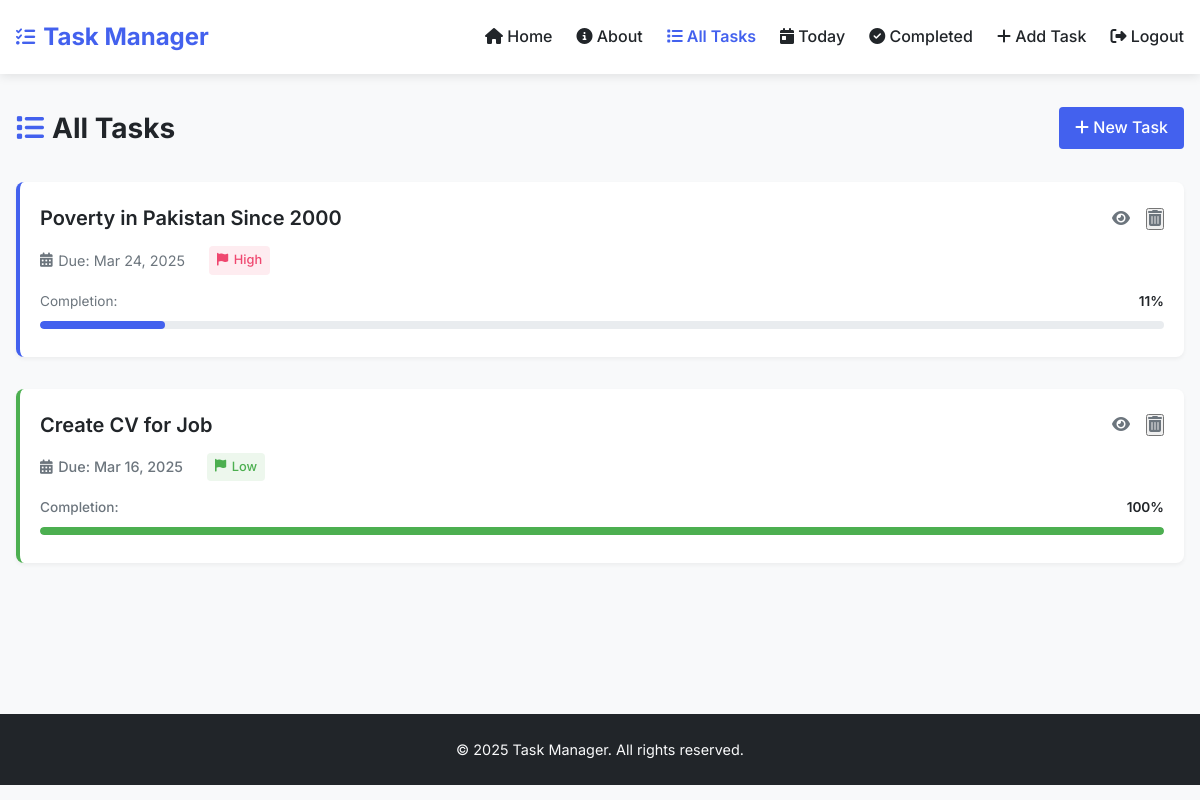
The app's page /all_tasks/ (signed in), older data.
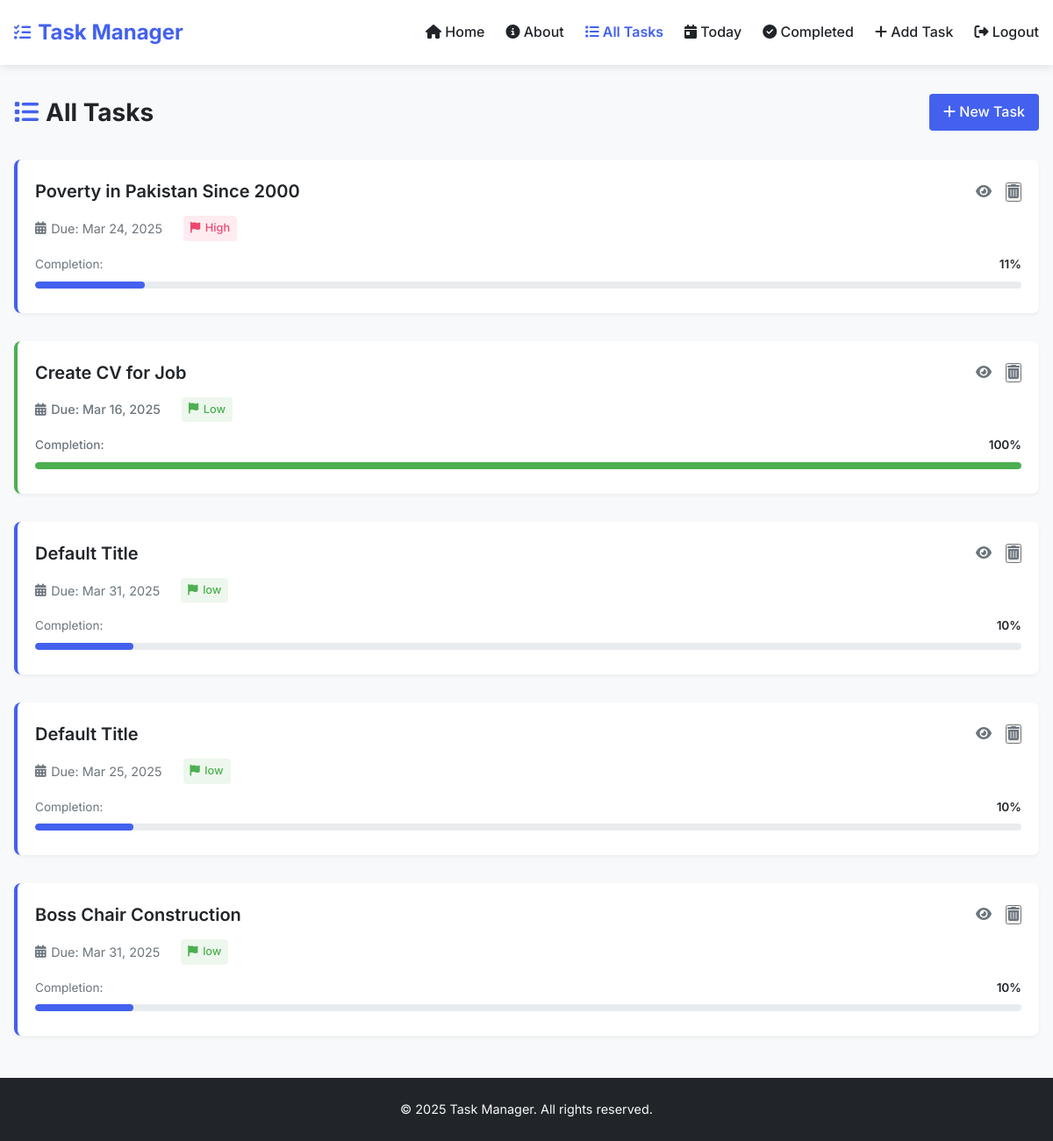
The same page, newer data.
### task_manager/models.py (models this page shows, shortened)
class Task(models.Model):
    description = models.TextField()
    title = models.CharField(max_length=200, blank=True, null=True)  # Add title field
    start_date = models.DateField()
    due_date = models.DateField()
    priority = models.CharField(max_length=10, choices=[
        ('High', 'High'),
        ('Medium', 'Medium'),
        ('Low', 'Low'),
    ])
    completed = models.BooleanField(default=False)

### task_manager/views.py (the view)
# urls.py: path("all_tasks/", views.all_tasks, name="all_tasks"),
@login_required
def all_tasks(request):
    tasks = Task.objects.all()
    for task in tasks:
        task.subtasks = Subtask.objects.filter(task=task)
        total_subtasks = task.subtasks.count()
        completed_subtasks = task.subtasks.filter(completed=True).count()
        if total_subtasks > 0:
            task.completion_percentage = (completed_subtasks / total_subtasks) * 100
        else:
            task.completion_percentage = 0
    return render(request, 'all_tasks.html', {'tasks': tasks})

### task_manager/templates/all_tasks.html (shortened to what this page needs)
{% extends 'base.html' %}
{% block content %}
<div class="page-header">
    <div class="page-header-content">
        <h2 class="page-title">
            <i class="fas fa-list"></i> All Tasks
        </h2>
        <div class="page-actions">
            <a href="{% url 'add_task' %}" class="btn btn-primary">
                <i class="fas fa-plus"></i> New Task
            </a>
        </div>
    </div>
</div>
{% if tasks %}
    <div class="task-list">
        {% for task in tasks %}
            <div class="task-item {% if task.completion_percentage == 100 %}completed{% endif %}">
                <div class="task-header">
                    <h3 class="task-title">
                        <a href="{% url 'task_detail' task.id %}">{{ task.title }}</a>
                    </h3>
                    <div class="task-actions">
                        <a href="{% url 'task_detail' task.id %}" class="task-action" title="View Details">
                            <i class="fas fa-eye"></i>
                        </a>
                        <form id="delete-form-{{ task.id }}" action="{% url 'delete_task' task.id %}" method="POST" style="display: inline;">
                            <button type="button" class="task-action delete" title="Delete Task" onclick="confirmDelete('{{ task.id }}');">
                                <i class="fas fa-trash-alt"></i>
                            </button>
                        </form>
                    </div>
                </div>
                <div class="task-meta">
                    <span><i class="fas fa-calendar-alt"></i> Due: {{ task.due_date|date:"M d, Y" }}</span>
                    <span class="priority priority-{{ task.priority|lower }}">
                        <i class="fas fa-flag"></i> {{ task.priority }}
                    </span>
                </div>
                <div class="task-progress">
                    <div class="progress-info">
                        <span class="progress-label">Completion:</span>
                        <span class="progress-percentage">{{ task.completion_percentage|floatformat:0 }}%</span>
                    </div>
                    <div class="progress-bar-container">
                        <div class="progress-bar {% if task.completion_percentage == 100 %}complete{% endif %}"
                             style="width: {{ task.completion_percentage }}%;"></div>
                    </div>
                </div>
            </div>
        {% endfor %}
    </div>
{% endif %}
{% endblock %}

### task_manager/templates/base.html (shortened to what this page needs)
<!DOCTYPE html>
<html lang="en">
<head>
    <link rel="stylesheet" href="https://cdnjs.cloudflare.com/ajax/libs/font-awesome/6.3.0/css/all.min.css">
</head>
<body>
    <header class="header">
        <div class="container header-content">
            <a href="{% url 'home' %}" class="logo">
                <i class="fas fa-tasks"></i>
                <span>Task Manager</span>
            </a>
            <nav class="main-nav">
                <a href="{% url 'home' %}" class="nav-link">
                    <i class="fas fa-home"></i> Home
                </a>
                <a href="{% url 'about' %}" class="nav-link">
                    <i class="fas fa-info-circle"></i> About
                </a>
                {% if user.is_authenticated %}
                <a href="{% url 'all_tasks' %}" class="nav-link">
                    <i class="fas fa-list"></i> All Tasks
                </a>
                <a href="{% url 'today_tasks' %}" class="nav-link">
                    <i class="fas fa-calendar-day"></i> Today
                </a>
                <a href="{% url 'completed_tasks' %}" class="nav-link">
                    <i class="fas fa-check-circle"></i> Completed
                </a>
                <a href="{% url 'add_task' %}" class="nav-link">
                    <i class="fas fa-plus"></i> Add Task
                </a>
                <a href="{% url 'account_logout' %}?next=/" class="nav-link" onclick="event.preventDefault(); document.getElementById('logout-form').submit();">
                    <i class="fas fa-sign-out-alt"></i> Logout
                </a>
                {% else %}
                <a href="{% url 'login' %}" class="nav-link">
                    <i class="fas fa-sign-in-alt"></i> Sign In/Sign Up
                </a>
                {% endif %}
            </nav>
        </div>
    </header>
    <main class="main-content">
        <div class="container">
            {% block content %}{% endblock %}
        </div>
    </main>
    <footer class="footer">
        <div class="container">
            <p>&copy; {% now "Y" %} Task Manager. All rights reserved.</p>
        </div>
    </footer>
</body>
</html>

### task_manager/templates/base.html (style rules this page uses)
:root { --primary: #4361ee; --primary-light: #4895ef; --success: #4CAF50; --success-light: #a7e9af; --danger: #ef476f; --warning: #ffd166; --dark: #212529; --gray: #6c757d; --light: #f8f9fa; --white: #ffffff; }
* { margin: 0; padding: 0; box-sizing: border-box; }
body { font-family: 'Inter', sans-serif; line-height: 1.6; color: var(--dark); background-color: var(--light); padding: 0; margin: 0; }
.container { width: 100%; max-width: 1200px; margin: 0 auto; padding: 0 1rem; }
.header { background-color: var(--white); box-shadow: 0 2px 10px rgba(0, 0, 0, 0.1); padding: 1rem 0; position: sticky; top: 0; z-index: 100; }
.header-content { display: flex; justify-content: space-between; align-items: center; }
.logo { font-size: 1.5rem; font-weight: 700; color: var(--primary); text-decoration: none; display: flex; align-items: center; gap: 0.5rem; }
.logo i { font-size: 1.2rem; }
.main-nav { display: flex; gap: 1.5rem; }
.nav-link { color: var(--dark); text-decoration: none; font-weight: 500; padding: 0.5rem 0; position: relative; transition: color 0.3s; }
.nav-link::after { content: ''; position: absolute; bottom: 0; left: 0; width: 0; height: 2px; background-color: var(--primary); transition: width 0.3s; }
.main-content { padding: 2rem 0; min-height: calc(100vh - 160px); }
.footer { background-color: var(--dark); color: var(--light); padding: 1.5rem 0; text-align: center; font-size: 0.9rem; }
.btn { display: inline-block; padding: 0.5rem 1rem; border-radius: 4px; font-weight: 500; text-decoration: none; cursor: pointer; transition: all 0.3s; border: none; }
.btn-primary { background-color: var(--primary); color: var(--white); }
.progress-bar-container { width: 100%; background-color: #e9ecef; border-radius: 5px; margin: 8px 0; }
.progress-bar { background-color: var(--success); height: 10px; border-radius: 5px; transition: width 0.3s ease; }
.completed { color: var(--success); font-weight: 500; }
.task-item { padding: 1rem; border-radius: 6px; background-color: var(--white); margin-bottom: 1rem; border-left: 4px solid var(--primary); box-shadow: 0 2px 5px rgba(0, 0, 0, 0.05); transition: transform 0.2s, box-shadow 0.2s; }
.task-item.completed { border-left-color: var(--success); }
.task-header { display: flex; justify-content: space-between; align-items: center; margin-bottom: 0.5rem; }
.task-title { font-weight: 600; font-size: 1.1rem; }
.task-actions { display: flex; gap: 0.5rem; }
.task-action { color: var(--gray); cursor: pointer; transition: color 0.2s; }
.task-meta { display: flex; gap: 1rem; font-size: 0.875rem; color: var(--gray); }
.task-meta span { display: flex; align-items: center; gap: 0.25rem; }

Row changes from the older to the newer data that the page shows:
added Task: title "Default Title", due_date "Mar 31, 2025", priority "low", completion_percentage "10"
added Task: title "Default Title", due_date "Mar 25, 2025", priority "low", completion_percentage "10"
added Task: title "Boss Chair Construction", due_date "Mar 31, 2025", priority "low", completion_percentage "10"
